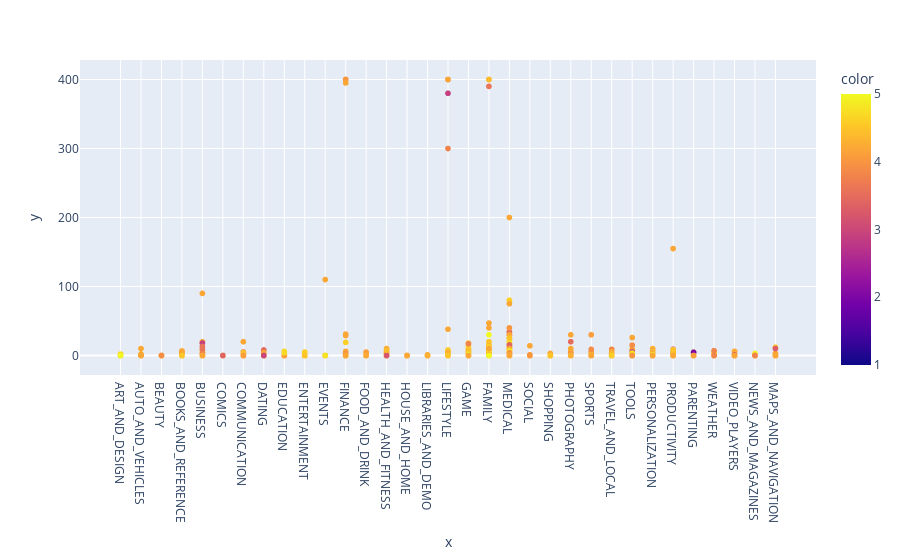

Write notebook code for a chart like this one.
### Markdown cell above
#### Price Vs Ratings

### Code cell
px.scatter(x=df['Category'],y=df['Price'], color=df['Rating'])

### Figure 1 — Plotly figure (JSON) as saved in the notebook; plotly's stock layout.template omitted (floating-point values rounded to 4 significant figures; data arrays with more than 128 entries replaced by an {"elided": "..."} marker saying what was removed)
{"data": [{"hovertemplate": "x=%{x}<br>y=%{y}<br>color=%{marker.color}<extra></extra>", "legendgroup": "", "marker": {"color": {"elided": "10829 float values"}, "coloraxis": "coloraxis", "symbol": "circle"}, "mode": "markers", "name": "", "showlegend": false, "type": "scattergl", "x": {"elided": "10829 str values"}, "xaxis": "x", "y": {"elided": "10829 float values"}, "yaxis": "y"}], "layout": {"coloraxis": {"colorbar": {"title": {"text": "color"}}, "colorscale": [[0, "#0d0887"], [0.1111, "#46039f"], [0.2222, "#7201a8"], [0.3333, "#9c179e"], [0.4444, "#bd3786"], [0.5556, "#d8576b"], [0.6667, "#ed7953"], [0.7778, "#fb9f3a"], [0.8889, "#fdca26"], [1, "#f0f921"]]}, "legend": {"tracegroupgap": 0}, "margin": {"t": 60}, "xaxis": {"anchor": "y", "domain": [0, 1], "title": {"text": "x"}}, "yaxis": {"anchor": "x", "domain": [0, 1], "title": {"text": "y"}}}}
